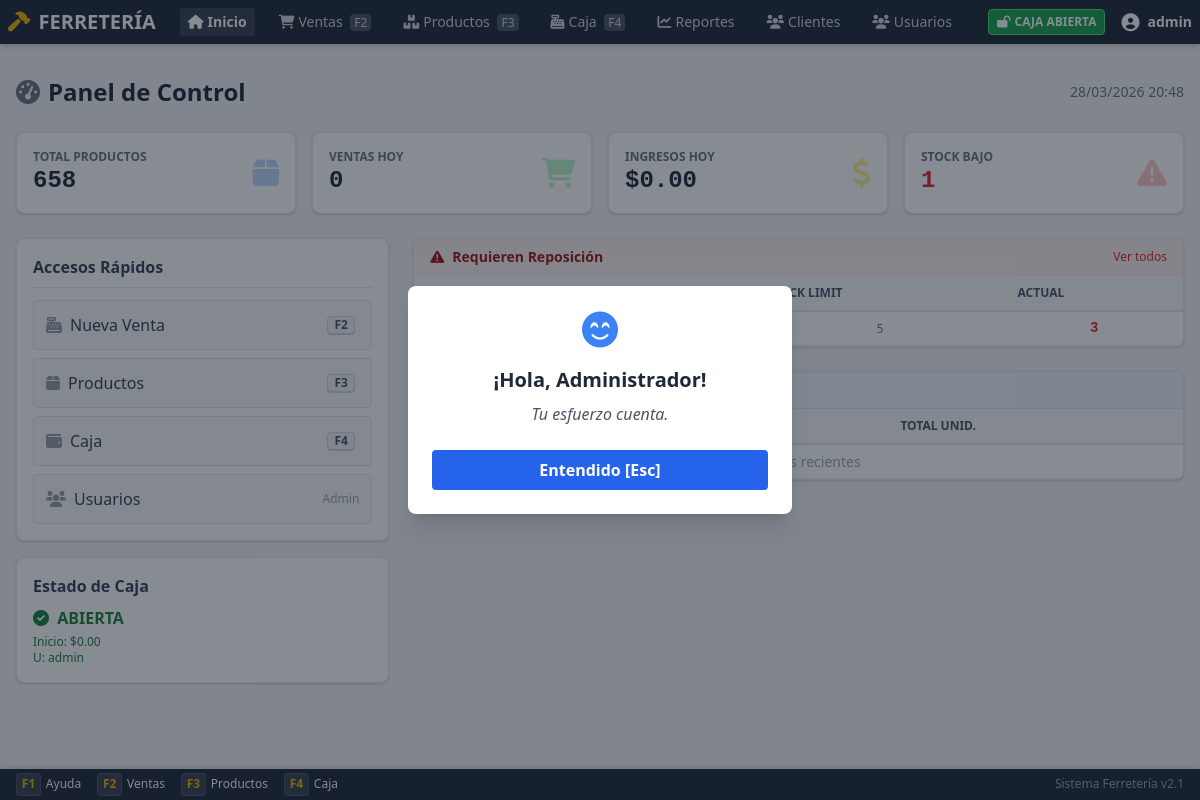
Page /dashboard.php (signed in) on the earlier database version.
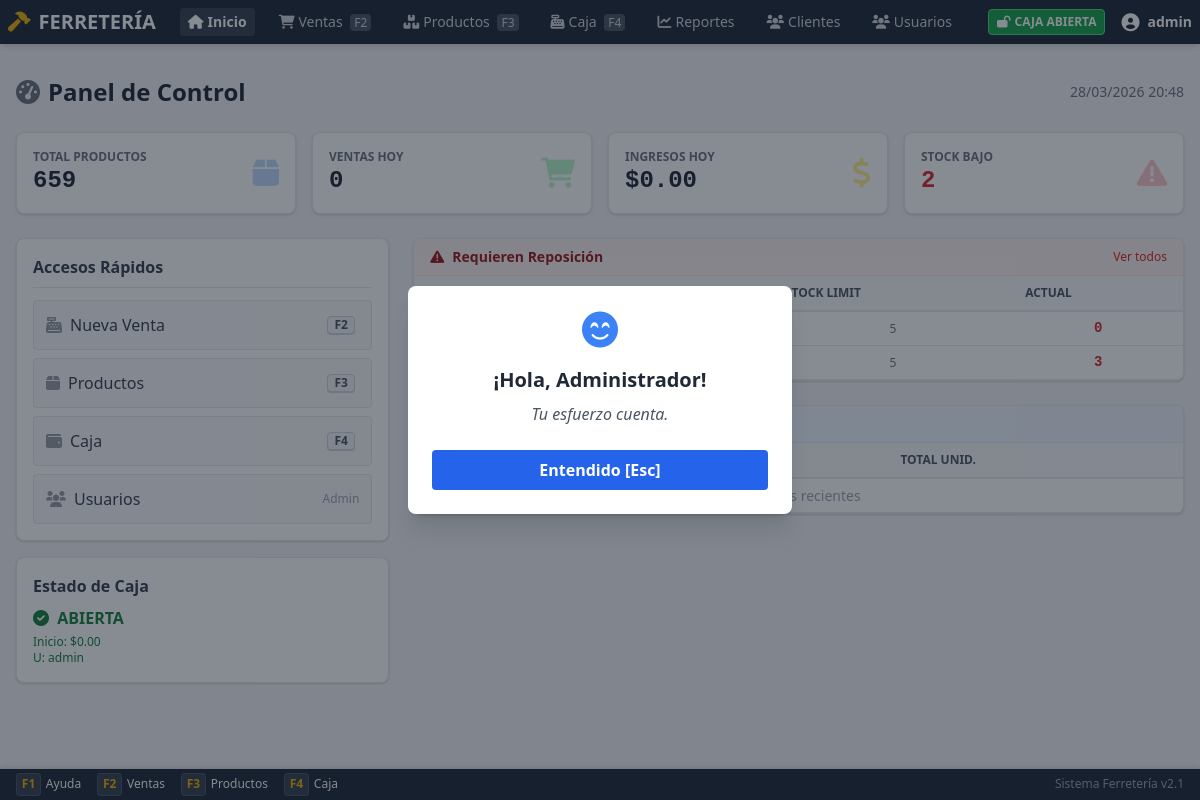
Same page on the later database version.
### tables this page shows
CREATE TABLE `productos` (
  `id` int(11) NOT NULL,
  `nombre` varchar(200) NOT NULL,
  `descripcion` text DEFAULT NULL,
  `codigo_barra` varchar(50) DEFAULT NULL,
  `modelo` varchar(100) DEFAULT NULL,
  `categoria_id` int(11) DEFAULT NULL,
  `marca_id` int(11) DEFAULT NULL,
  `unidad_medida_id` int(11) DEFAULT 1,
  `proveedor_id` int(11) DEFAULT NULL,
  `precio` decimal(10,2) NOT NULL DEFAULT 0.00,
  `precio_costo` decimal(10,2) DEFAULT 0.00,
  `margen_ganancia` decimal(5,2) DEFAULT 30.00,
  `stock` decimal(10,3) NOT NULL DEFAULT 0.000,
  `unidad_medida` varchar(20) DEFAULT 'unid',
  `stock_minimo` decimal(10,3) NOT NULL DEFAULT 0.000,
  `ubicacion_deposito` varchar(50) DEFAULT NULL,
  `imagen` varchar(255) DEFAULT NULL,
  `activo` tinyint(1) DEFAULT 1,
  `deleted_at` timestamp NULL DEFAULT NULL,
  `created_at` timestamp NOT NULL DEFAULT current_timestamp(),
  `updated_at` timestamp NOT NULL DEFAULT current_timestamp() ON UPDATE current_timestamp()
);

### app/Core/Database.php (called while the page is built, shortened)
<?php
class Database
{
    private static $instance = null;
    private $pdo;
    private function __construct()
    {
        try {
            $dsn = sprintf(
                "mysql:host=%s;dbname=%s;charset=%s",
                DB_HOST,
                DB_NAME,
                DB_CHARSET
            );
            $options = [
                PDO::ATTR_ERRMODE => PDO::ERRMODE_EXCEPTION,
                PDO::ATTR_DEFAULT_FETCH_MODE => PDO::FETCH_ASSOC,
                PDO::ATTR_EMULATE_PREPARES => false,
                PDO::MYSQL_ATTR_INIT_COMMAND => "SET NAMES " . DB_CHARSET
            ];
            $this->pdo = new PDO($dsn, DB_USER, DB_PASS, $options);
        } catch (PDOException $e) {
            Logger::error('Database connection failed', [
                'error' => $e->getMessage()
            ]);
            die('Error de conexión a la base de datos. Por favor contacte al administrador.');
        }
    }
    public static function getInstance()
    {
        if (self::$instance === null) {
            self::$instance = new self();
        }
        return self::$instance;
    }
    public function query($sql, $params = [])
    {
        try {
            $stmt = $this->pdo->prepare($sql);
            $stmt->execute($params);
            return $stmt;
        } catch (PDOException $e) {
            Logger::error('Database query failed', [
                'sql' => $sql,
                'error' => $e->getMessage()
            ]);
            throw $e;
        }
    }
    public function fetchOne($sql, $params = [])
    {
        $stmt = $this->query($sql, $params);
        return $stmt->fetch();
    }
    public function fetchAll($sql, $params = [])
    {
        $stmt = $this->query($sql, $params);
        return $stmt->fetchAll();
    }
}

### public/dashboard.php (the view, shortened to what the changed rows need)
<?php
$db = Database::getInstance();
try {
    $totalProductos = $db->fetchOne("SELECT COUNT(*) as total FROM productos")['total'] ?? 0;
    $productosStockBajo = $db->fetchOne("SELECT COUNT(*) as total FROM productos WHERE stock < stock_minimo")['total'] ?? 0;
    $productosBajos = $db->fetchAll("
        SELECT p.*, c.nombre as categoria_nombre
        FROM productos p
        LEFT JOIN categorias c ON p.categoria_id = c.id
        WHERE p.stock < p.stock_minimo
        ORDER BY p.stock ASC
        LIMIT 10
    ");
} catch (Exception $e) {
    $totalProductos = 0; $productosStockBajo = 0; $ventasHoy = 0; $ingresosHoy = 0; $productosBajos = []; $topProductos = [];
}
?>
<!DOCTYPE html>
<html lang="es">
<head>
    <script src="assets/js/tailwindcss.js"></script>
    <link href="assets/css/fontawesome.min.css" rel="stylesheet">
</head>
<body class="bg-gray-100 flex flex-col min-h-screen pb-12">
    <?php include __DIR__ . '/../includes/nav.php'; ?>
    <div class="max-w-7xl mx-auto px-4 py-8 w-full flex-1">
        <div class="flex justify-between items-center mb-6">
            <h1 class="text-2xl font-bold text-gray-800">
                <i class="fas fa-tachometer-alt mr-2 text-gray-500"></i>Panel de Control
            </h1>
        </div>
        <div class="grid grid-cols-1 md:grid-cols-4 gap-4 mb-6">
            <?php if ($_SESSION['role'] !== 'cajero'): ?>
                <div class="card-compact p-4 border-l-4 border-blue-500 flex justify-between items-center">
                    <div>
                        <p class="text-xs text-gray-500 uppercase font-bold">Total Productos</p>
                        <p class="text-2xl font-bold text-gray-800 font-mono-num"><?php echo $totalProductos; ?></p>
                    </div>
                    <i class="fas fa-box text-blue-200 text-3xl"></i>
                </div>
            <?php endif; ?>
            <?php if ($_SESSION['role'] !== 'cajero'): ?>
                <div class="card-compact p-4 border-l-4 border-red-500 flex justify-between items-center">
                    <div>
                        <p class="text-xs text-gray-500 uppercase font-bold">Stock Bajo</p>
                        <p class="text-2xl font-bold text-red-600 font-mono-num"><?php echo $productosStockBajo; ?></p>
                    </div>
                    <i class="fas fa-exclamation-triangle text-red-200 text-3xl"></i>
                </div>
            <?php endif; ?>
        </div>
        <div class="grid grid-cols-1 lg:grid-cols-3 gap-6">
            <div class="lg:col-span-2 space-y-6">
                <?php if ($_SESSION['role'] !== 'cajero'): ?>
                <div class="card-compact overflow-hidden">
                    <div class="overflow-x-auto">
                        <table class="dense-table">
                            <thead>
                                <tr>
                                    <th>Producto</th>
                                    <th class="text-center">Stock Limit</th>
                                    <th class="text-center">Actual</th>
                                </tr>
                            </thead>
                            <tbody>
                                <?php foreach ($productosBajos as $p): ?>
                                    <tr>
                                        <td class="font-medium"><?php echo htmlspecialchars($p['nombre']); ?></td>
                                        <td class="text-center text-gray-500 text-xs"><?php echo round($p['stock_minimo'], 0); ?></td>
                                        <td class="text-center font-bold text-red-600 font-mono-num"><?php echo round($p['stock'], 1); ?></td>
                                    </tr>
                                <?php endforeach; ?>
                            </tbody>
                        </table>
                    </div>
                </div>
                <?php endif; ?>
                <div class="card-compact overflow-hidden">
                    <div class="overflow-x-auto">
                        <table class="dense-table">
                            <thead>
                                <tr>
                                    <th>Producto</th>
                                    <th class="text-center">Ventas</th>
                                    <th class="text-right">Total Unid.</th>
                                </tr>
                            </thead>
                        </table>
                    </div>
                </div>
            </div>
        </div>
    </div>
</body>
</html>

Differences in the rows shown:
added productos: stock_minimo "5", stock "0"
Other differences:
$totalProductos: "658" → "659"
$productosStockBajo: "1" → "2"
